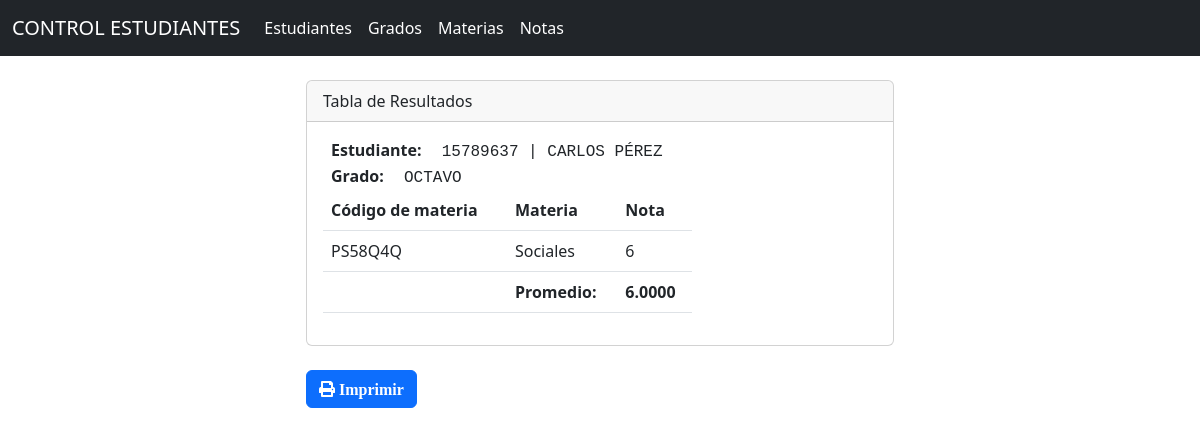
The app's page /resultados.php?id=27 with its own data.
### tables this page shows
CREATE TABLE `estudiante` (
  `id` int(10) NOT NULL,
  `nombre` varchar(20) NOT NULL,
  `apellido` varchar(20) NOT NULL,
  `codigo` varchar(10) NOT NULL,
  `id_grado` int(9) NOT NULL
);

CREATE TABLE `grado` (
  `id` int(9) NOT NULL,
  `grado` varchar(10) NOT NULL
);

CREATE TABLE `nota` (
  `id` int(11) NOT NULL,
  `id_estudiante` int(10) NOT NULL,
  `id_materia` int(10) NOT NULL,
  `nota` int(11) NOT NULL
);

CREATE TABLE `materia` (
  `id` int(10) NOT NULL,
  `codigo` varchar(10) NOT NULL,
  `materia` varchar(20) NOT NULL
);

### resultados.php (the view, shortened to what this page needs)
<?php include("db.php") ?>
<?php include("includes/header.php")?>
<br>
<div class="container-p4">
    <div class="row">
        <div class="col-md-6 mx-auto">
        <div class="card" id="printMe">
    <div class="card-header">
        Tabla de Resultados
    </div>
    <div class="card-body">
    <?php
        if(isset($_GET['id'])) {
            $id = $_GET['id'];
        }
        $infoQuery = "SELECT e.nombre AS nombre, e.apellido AS apellido, e.codigo AS codigo, g.grado AS grado FROM GRADO AS g INNER JOIN ESTUDIANTE AS e  ON e.id_grado = g.id INNER JOIN NOTA AS n ON e.id = n.id_estudiante INNER JOIN MATERIA AS m ON m.id = n.id_materia WHERE e.id = $id";
        $studentInfo = mysqli_query($connection, $infoQuery);
        ?>
    <?php
        $row = mysqli_fetch_array($studentInfo) ?>
        <div class="d-inline p-2 fw-bolder fs-6">Estudiante: </div>
        <div class="d-inline p-2 fs-6 font-monospace text-uppercase"><?php echo $row['codigo'] . " | " . $row['nombre'] . " " . $row['apellido'] ?></div>
        <br>
        <div class="d-inline p-2 fw-bolder fs-6">Grado:</div>
        <div class="d-inline p-2 fs-6 font-monospace text-uppercase"><?php echo $row['grado'] ?></div>
        <div class="col-md-8 table-responsive">
        <table class="table table-hover ">
            <thead>
                <tr>
                    <th>Código de materia</th>
                    <th>Materia</th>
                    <th>Nota</th>
                </tr>
            </thead>
            <tbody>
                <?php
                    $query = "SELECT m.codigo AS codigo, m.materia AS materia, n.nota AS nota FROM ESTUDIANTE AS e INNER JOIN NOTA AS n ON e.id = n.id_estudiante INNER JOIN MATERIA AS m ON m.id = n.id_materia WHERE e.id = $id";
                    $result = mysqli_query($connection, $query);
                    while($row = mysqli_fetch_array($result)) {?>
                        <tr>
                            <td><?php echo $row['codigo'] ?></td>
                            <td><?php echo $row['materia'] ?></td>
                            <td><?php echo $row['nota'] ?></td>
                        </tr>
                <?php } ?>
            </tbody>
            <tfoot>
                <?php
                    $avgQuery = "SELECT AVG(nota) as promedio FROM ESTUDIANTE AS e INNER JOIN NOTA AS n ON e.id = n.id_estudiante INNER JOIN MATERIA AS m ON m.id = n.id_materia WHERE e.id = $id";
                    $avgResult = mysqli_query($connection, $avgQuery);
                    while($row = mysqli_fetch_array($avgResult)) {?>
                        <tr>
                            <td></td>
                            <th>Promedio:</th>
                            <th><?php echo $row['promedio'] ?></th>
                        </tr>
            <?php   }?>
        </tfoot>
        </table>
        </div>
    </div>
</div>
<br>
<a href="javascript:imprSelec('printMe')" class="btn btn-primary">
    <li class="fas fa-print"> Imprimir</li>
</a>
        </div>
    </div>
</div>
<?php include("includes/footer.php") ?>

### records on screen
estudiante: codigo "15789637", nombre "CARLOS", apellido "PÉREZ", id_grado.grado "OCTAVO"
nota: id_materia.codigo "PS58Q4Q", id_materia.materia "Sociales", nota "6"

### other values on screen
$row['promedio'] "6.0000"
